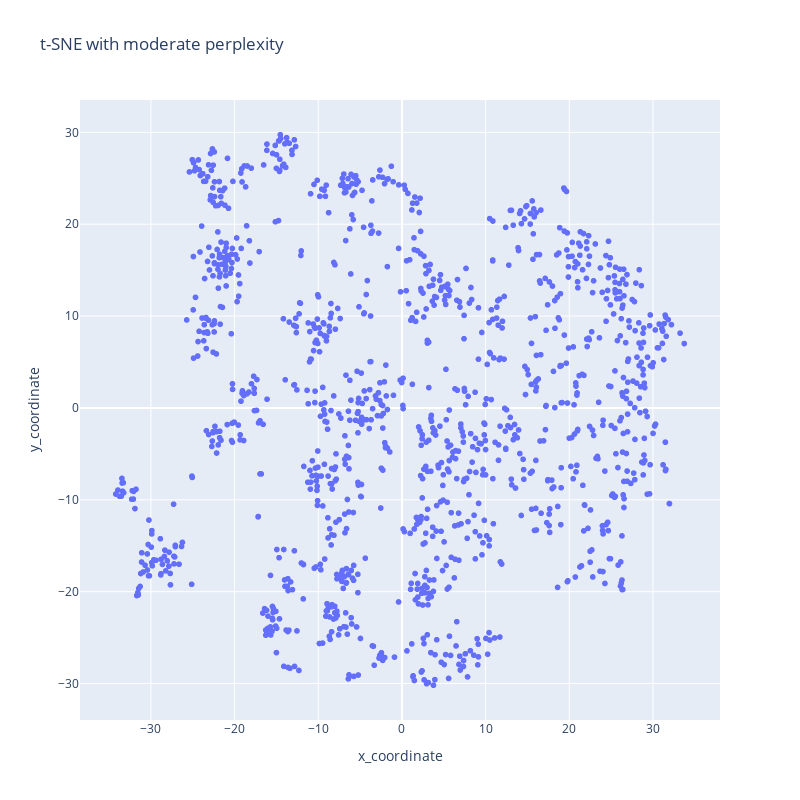

The notebook cell this image was saved under:
### Code cell
plot_embedding(coordinates_table, feature_ids = [spec.feature_id for spec in spectra]).update_layout(title = "t-SNE with moderate perplexity")

### Figure 1 — Plotly figure (JSON) as saved in the notebook; plotly's stock layout.template omitted (floating-point values rounded to 4 significant figures; data arrays with more than 128 entries replaced by an {"elided": "..."} marker saying what was removed)
{"data": [{"customdata": {"elided": "1267x1 str values"}, "hovertemplate": "x_coordinate=%{x}<br>y_coordinate=%{y}<br>feature_id=%{customdata[0]}<extra></extra>", "legendgroup": "", "marker": {"color": "#636efa", "symbol": "circle"}, "mode": "markers", "name": "", "showlegend": false, "type": "scattergl", "x": {"elided": "1267 float values"}, "xaxis": "x", "y": {"elided": "1267 float values"}, "yaxis": "y"}], "layout": {"height": 800, "legend": {"tracegroupgap": 0}, "title": {"text": "t-SNE with moderate perplexity"}, "width": 800, "xaxis": {"anchor": "y", "domain": [0, 1], "title": {"text": "x_coordinate"}}, "yaxis": {"anchor": "x", "domain": [0, 1], "title": {"text": "y_coordinate"}}}}
